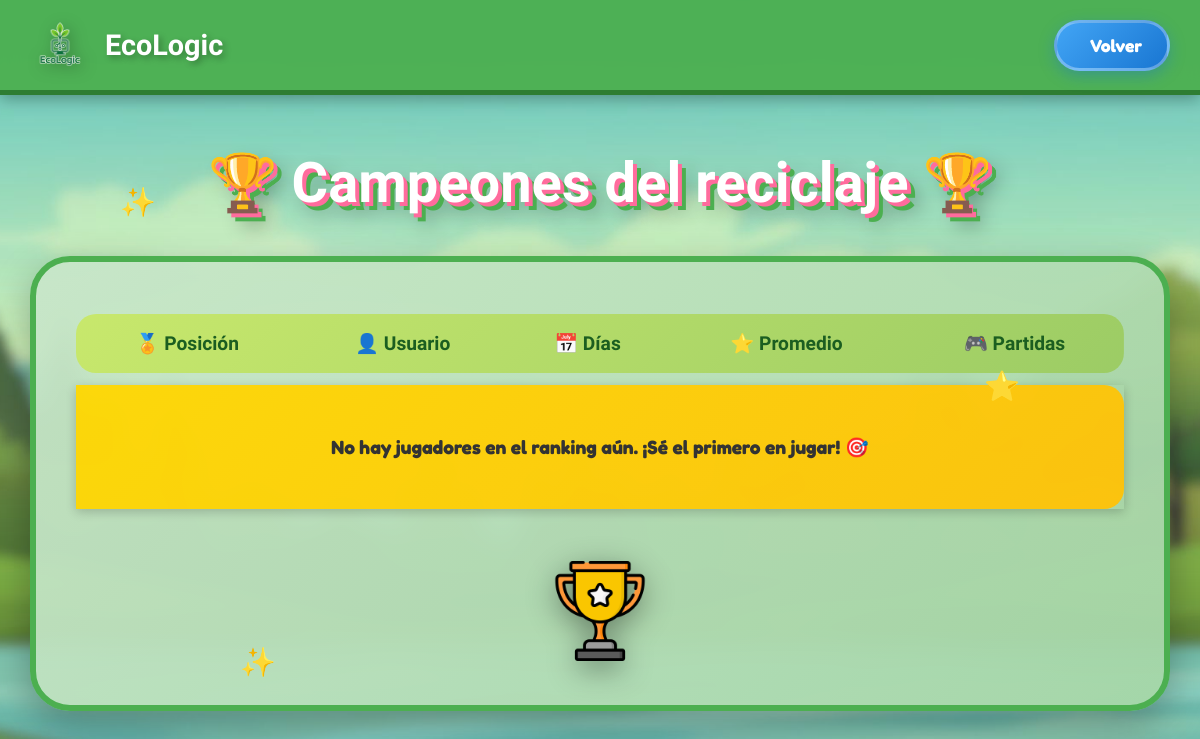
Page /recycler/leaderboards/ on the earlier database version.
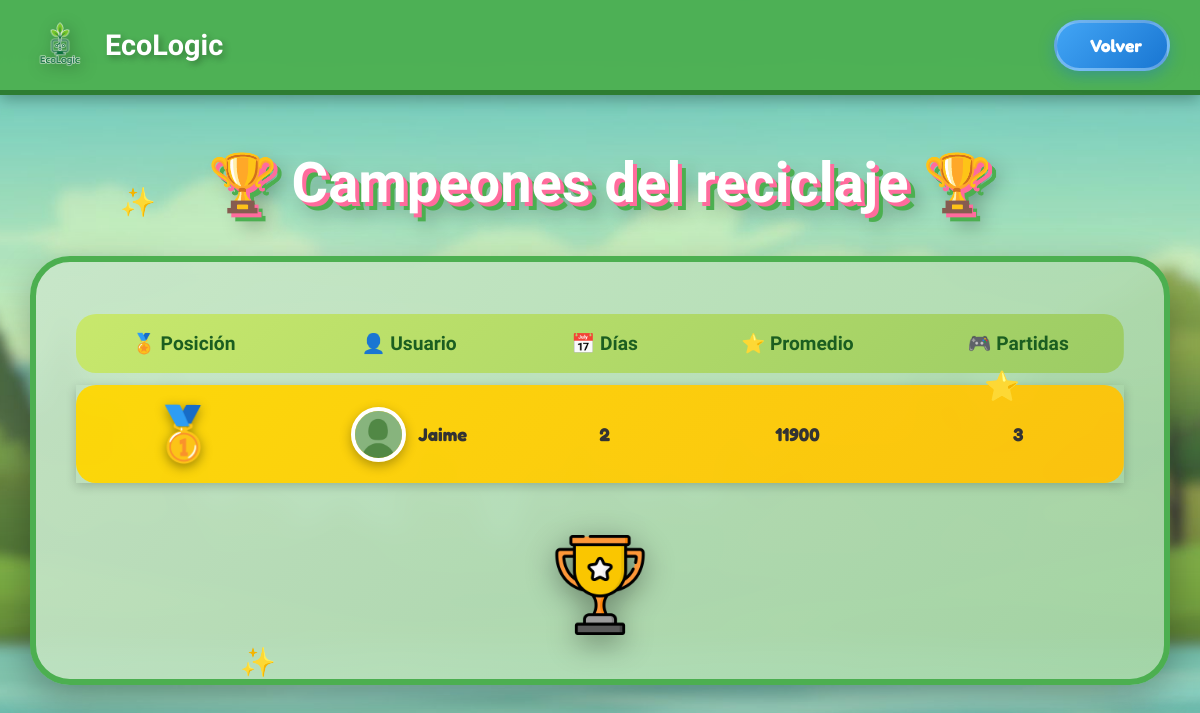
Same page on the later database version.
### accounts/models.py (models this page shows, shortened)
class UserStats(models.Model):
    user = models.OneToOneField(User, on_delete=models.CASCADE, related_name='stats')
    total_score = models.IntegerField(default=0)
    games_played = models.IntegerField(default=0)
    consecutive_days = models.IntegerField(default=0)
    avg_score = models.IntegerField(default=0)
    last_play_date = models.DateField(null=True, blank=True)

class Profile(models.Model):
    user = models.OneToOneField(User, on_delete=models.CASCADE)
    image = models.ImageField(upload_to=nombre_imagen_personalizado, null=True, blank=True)
    thumbnail = models.ImageField(upload_to=nombre_imagen_personalizado, null=True, blank=True)

### Recycler/views.py (the view)
# urls.py: path('leaderboards/', views.leaderboard_view, name='leaderboard'),
def leaderboard_view(request):
    jugadores = UserStats.objects.filter(games_played__gte=3).select_related('user__profile').order_by("-consecutive_days", "-avg_score")[:100]
    return render(request, "leaderboard.html", {"jugadores": jugadores})

### Recycler/templates/leaderboard.html (shortened to what this page needs)
{% load static %}
<!DOCTYPE html>
<html lang="es">
<head>
</head>
<body>
    <div class="sparkle sparkle1">✨</div>
    <div class="sparkle sparkle2">⭐</div>
    <div class="sparkle sparkle3">✨</div>
    <div class="header">
        <a href="{% url 'home' %}" class="logo-header">
            <img src="/static/icons/logo_ecologic.png" alt="EcoLogic">
            <h1>EcoLogic</h1>
        </a>
        <a href="{% url 'recycler' %}" class="back-btn">
            <span>Volver</span>
        </a>
    </div>
    <div class="container">
        <div class="main-title">
            <h1>🏆 Campeones del reciclaje 🏆</h1>
        </div>
        <div class="leaderboard-card">
            <table>
                <thead>
                    <tr>
                        <th>🏅 Posición</th>
                        <th>👤 Usuario</th>
                        <th>📅 Días</th>
                        <th>⭐ Promedio</th>
                        <th>🎮 Partidas</th>
                    </tr>
                </thead>
                <tbody>
                    {% for j in jugadores %}
                    <tr>
                        <td class="position">
                            {% if forloop.counter == 1 %}
                                <span class="medal">🥇</span>
                            {% elif forloop.counter == 2 %}
                                <span class="medal">🥈</span>
                            {% elif forloop.counter == 3 %}
                                <span class="medal">🥉</span>
                            {% else %}
                                {{ forloop.counter }}
                            {% endif %}
                        </td>
                        <td>
                            <div class="user-cell">
                                {% if j.user.profile.thumbnail %}
                                    <img src="{{ j.user.profile.thumbnail.url }}" alt="{{ j.user.username }}" class="profile-thumbnail">
                                {% else %}
                                    <img src="/static/icons/default_user.jpeg" alt="{{ j.user.username }}" class="profile-thumbnail">
                                {% endif %}
                                <span>{{ j.user.username }}</span>
                            </div>
                        </td>
                        <td>{{ j.consecutive_days }}</td>
                        <td>{{ j.avg_score }}</td>
                        <td>{{ j.games_played }}</td>
                    </tr>
                    {% empty %}
                    <tr>
                        <td colspan="5" style="padding: 50px; text-align: center; font-size: 1.2em;">
                            No hay jugadores en el ranking aún. ¡Sé el primero en jugar! 🎯
                        </td>
                    </tr>
                    {% endfor %}
                </tbody>
            </table>
            <div class="trophy-container">
                <img src="/static/icons/trophy.png" alt="Trofeo" class="trophy-img">
            </div>
        </div>
    </div>
</body>
</html>

Differences in the rows shown:
now on this page (row edited): UserStats: user.profile.thumbnail (picture), user.username "Jaime", consecutive_days "2", avg_score "11900", games_played "3"
Other differences:
text no longer shown: "No hay jugadores en el ranking aún. ¡Sé el primero en jugar! 🎯"
